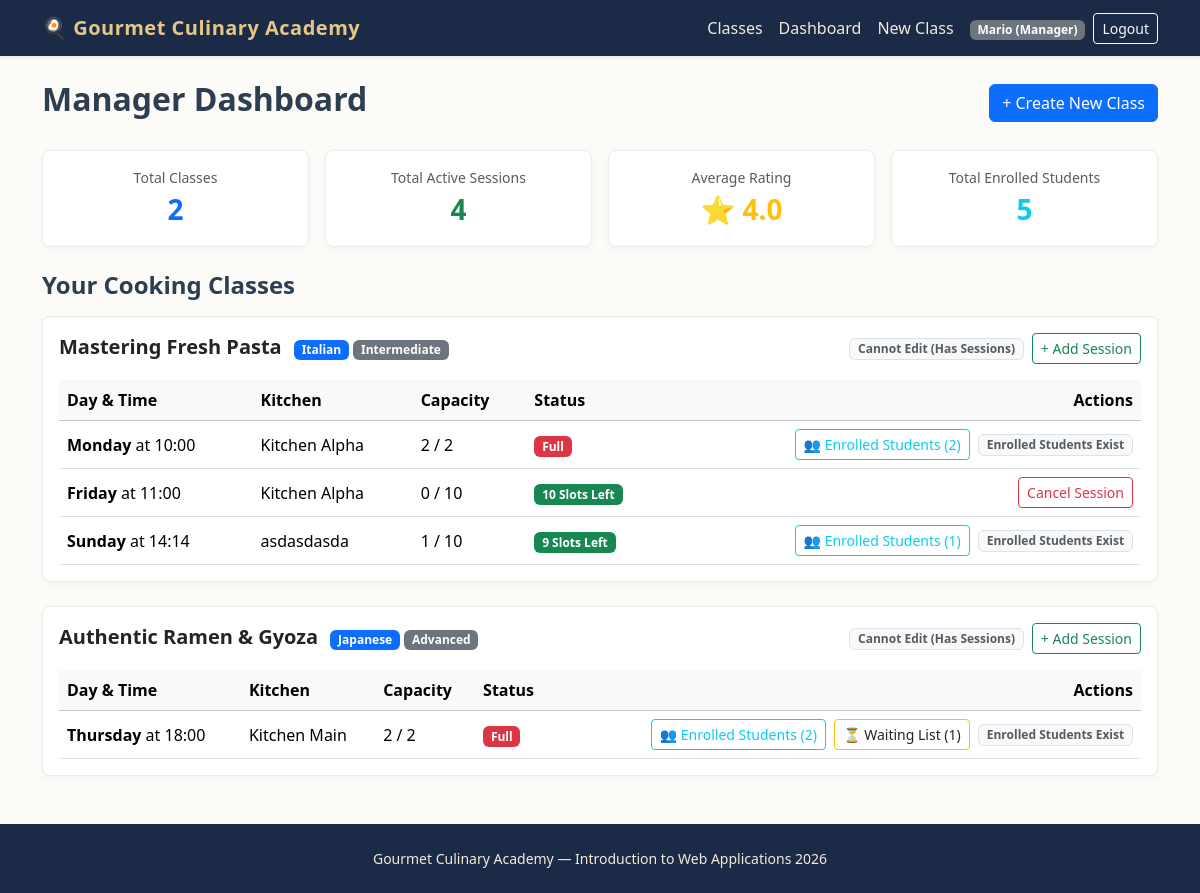
Before: /manager/dashboard (signed in) with the older database file.
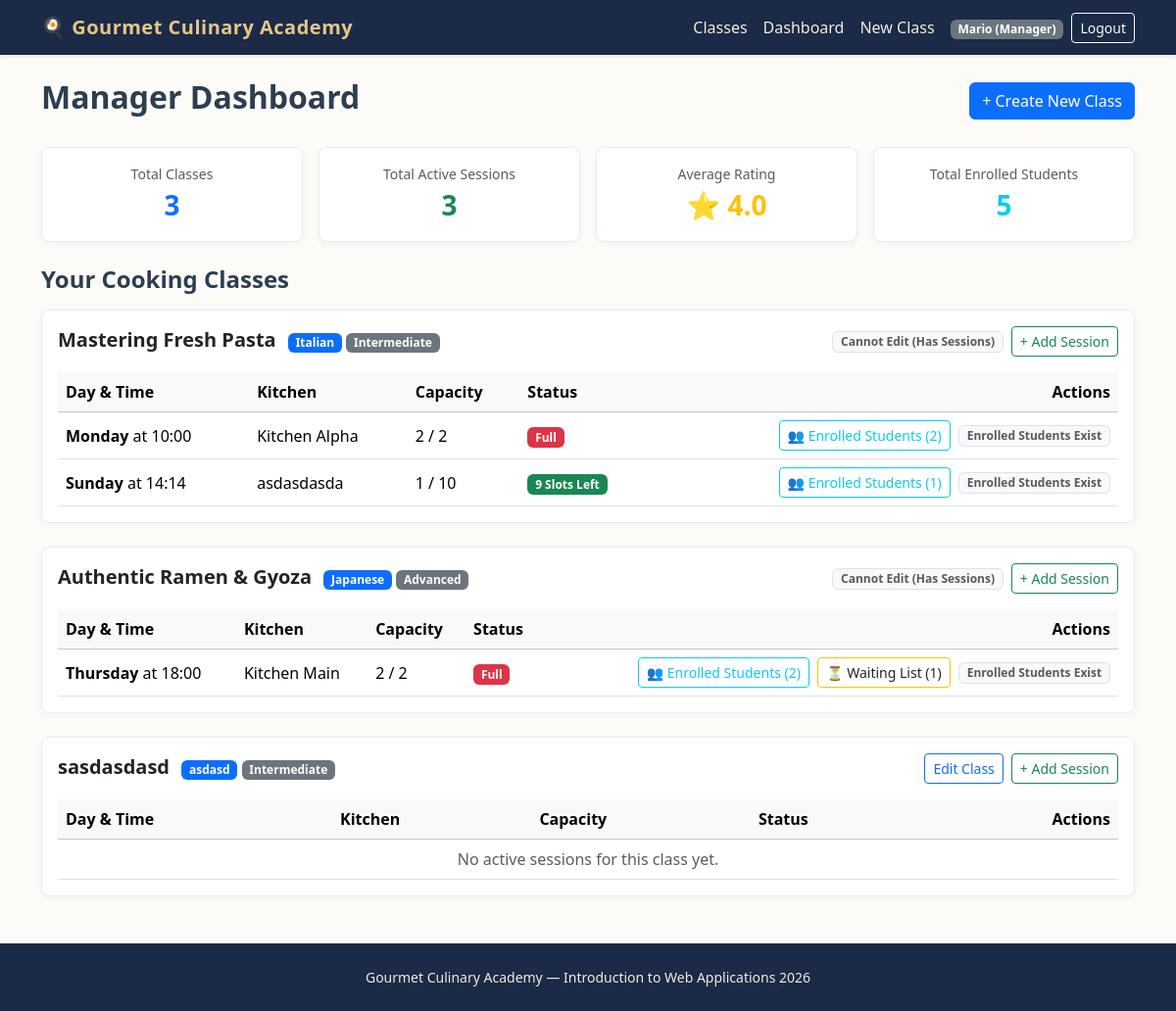
After: the same page with the newer database file.
### tables this page shows
CREATE TABLE users (
    id INTEGER PRIMARY KEY AUTOINCREMENT,
    email TEXT UNIQUE NOT NULL,
    first_name TEXT NOT NULL,
    last_name TEXT NOT NULL,
    password TEXT NOT NULL,
    role TEXT NOT NULL CHECK(role IN ('Manager', 'Student'))
);

CREATE TABLE cooking_classes (
    id INTEGER PRIMARY KEY AUTOINCREMENT,
    manager_id INTEGER NOT NULL,
    title TEXT NOT NULL UNIQUE,
    cuisine TEXT NOT NULL,
    difficulty TEXT NOT NULL CHECK(difficulty IN ('Beginner', 'Intermediate', 'Advanced')),
    duration INTEGER NOT NULL,
    dietary_category TEXT NOT NULL CHECK(dietary_category IN ('Standard', 'Vegetarian', 'Vegan', 'Gluten-free')),
    chef_name TEXT NOT NULL,
    ingredients TEXT NOT NULL, -- Virgülle ayrılmış en az 4 malzeme
    description TEXT NOT NULL,
    photo_1 TEXT NOT NULL,
    photo_2 TEXT NOT NULL,
    photo_3 TEXT NOT NULL,
    FOREIGN KEY (manager_id) REFERENCES users(id) ON DELETE CASCADE
);

CREATE TABLE class_sessions (
    id INTEGER PRIMARY KEY AUTOINCREMENT,
    class_id INTEGER NOT NULL,
    day_of_week TEXT NOT NULL CHECK(day_of_week IN ('Monday', 'Tuesday', 'Wednesday', 'Thursday', 'Friday', 'Saturday', 'Sunday')),
    start_time TEXT NOT NULL, -- HH:MM formatında
    kitchen_name TEXT NOT NULL,
    max_capacity INTEGER NOT NULL DEFAULT 10,
    FOREIGN KEY (class_id) REFERENCES cooking_classes(id) ON DELETE CASCADE
);

### routes/manager_routes.py (the view)
@manager_bp.route("/dashboard")
def dashboard():
    classes = get_manager_classes(current_user.id)
    stats = get_manager_statistics(current_user.id) or {}
    total_students = sum(
        s.get("enrolled_count", 0)
        for item in classes
        for s in item.get("sessions", [])
    )
    stats["total_students"] = total_students
    if "total_classes" not in stats:
        stats["total_classes"] = len(classes)
    if "total_sessions" not in stats:
        stats["total_sessions"] = sum(len(item.get("sessions", [])) for item in classes)
    return render_template("manager/dashboard.html", classes=classes, stats=stats)

### app.py (called while the page is built)
@app.after_request
def add_header(response):
    response.headers["Cache-Control"] = (
        "no-store, no-cache, must-revalidate, post-check=0, pre-check=0, max-age=0"
    )
    response.headers["Pragma"] = "no-cache"
    response.headers["Expires"] = "-1"
    return response

@login_manager.user_loader
def load_user(user_id):
    row = get_user_by_id(user_id)
    if row:
        return User(
            user_id=row["id"],
            email=row["email"],
            first_name=row["first_name"],
            last_name=row["last_name"],
            role=row["role"]
        )
    return None

### dao/user_dao.py (called while the page is built)
def get_user_by_id(user_id):
    conn = get_db()
    cursor = conn.cursor()
    cursor.execute("SELECT * FROM users WHERE id = ?", (user_id,))
    user = cursor.fetchone()
    close_db(conn)
    return user

### database/database.py (called while the page is built)
def get_db():
    conn = sqlite3.connect(DATABASE, timeout=10.0)
    conn.row_factory = sqlite3.Row
    conn.execute("PRAGMA foreign_keys = ON")
    return conn

### routes/manager_routes.py (called while the page is built)
@manager_bp.before_request
@login_required
def check_manager_role():
    if current_user.role != "Manager":
        flash("Access denied. Manager privileges required.", "danger")
        return redirect(url_for("home.index"))

### templates/manager/dashboard.html (shortened to what this page needs)
{% extends "base.html" %}
{% block content %}
<header class="d-flex justify-content-between align-items-center mb-4">
    <h1 class="h2 fw-bold">Manager Dashboard</h1>
    <a href="{{ url_for('manager.create_class') }}" class="btn btn-primary">+ Create New Class</a>
</header>
<section class="row g-3 mb-4">
    <article class="col-md-3">
        <div class="card card-culinary p-3 text-center">
            <span class="text-muted small">Total Classes</span>
            <span class="fs-3 fw-bold text-primary">{{ stats.total_classes }}</span>
        </div>
    </article>
    <article class="col-md-3">
        <div class="card card-culinary p-3 text-center">
            <span class="text-muted small">Total Active Sessions</span>
            <span class="fs-3 fw-bold text-success">{{ stats.total_sessions }}</span>
        </div>
    </article>
    <article class="col-md-3">
        <div class="card card-culinary p-3 text-center">
            <span class="text-muted small">Average Rating</span>
            <span class="fs-3 fw-bold text-warning">⭐ {{ "%.1f"|format(stats.avg_school_rating) if stats.avg_school_rating else 'N/A' }}</span>
        </div>
    </article>
    <article class="col-md-3">
        <div class="card card-culinary p-3 text-center">
            <span class="text-muted small">Total Enrolled Students</span>
            <span class="fs-3 fw-bold text-info">{{ stats.total_students }}</span>
        </div>
    </article>
</section>
<section>
    <h2 class="h4 fw-bold mb-3">Your Cooking Classes</h2>
    {% if classes %}
        {% for item in classes %}
            <article class="card card-culinary mb-4 p-3">
                <div class="d-flex justify-content-between align-items-center mb-3 flex-wrap gap-2">
                    <div>
                        <h3 class="h5 fw-bold mb-1 d-inline-block me-2">{{ item.class.title }}</h3>
                        <span class="badge bg-primary">{{ item.class.cuisine }}</span>
                        <span class="badge bg-secondary">{{ item.class.difficulty }}</span>
                    </div>
                    <div class="d-flex gap-2">
                        {% if item.can_edit %}
                            <a href="{{ url_for('manager.edit_class', class_id=item.class.id) }}" class="btn btn-sm btn-outline-primary">Edit Class</a>
                        {% else %}
                            <span class="badge bg-light text-muted border align-self-center">Cannot Edit (Has Sessions)</span>
                        {% endif %}
                        <a href="{{ url_for('manager.create_session', class_id=item.class.id) }}" class="btn btn-sm btn-outline-success">+ Add Session</a>
                    </div>
                </div>
                <div class="table-responsive">
                    <table class="table table-hover align-middle mb-0">
                        <thead class="table-light">
                            <tr>
                                <th>Day & Time</th>
                                <th>Kitchen</th>
                                <th>Capacity</th>
                                <th>Status</th>
                                <th class="text-end">Actions</th>
                            </tr>
                        </thead>
                        <tbody>
                            {% for s in item.sessions %}
                                <tr>
                                    <td><strong>{{ s.day_of_week }}</strong> at {{ s.start_time[:5] if s.start_time else s.start_time }}</td>
                                    <td>{{ s.kitchen_name }}</td>
                                    <td>{{ s.enrolled_count }} / {{ s.max_capacity }}</td>
                                    <td>
                                        {% if s.enrolled_count == s.max_capacity %}
                                            <span class="badge bg-danger">Full</span>
                                        {% else %}
                                            <span class="badge bg-success">{{ s.available_slots }} Slots Left</span>
                                        {% endif %}
                                    </td>
                                    <td class="text-end">
                                        {% if s.enrolled_count > 0 %}
                                            <button type="button" class="btn btn-sm btn-outline-info me-1" data-bs-toggle="modal" data-bs-target="#studentsModal{{ s.id }}">
                                                👥 Enrolled Students ({{ s.enrolled_count }})
                                            </button>
                                        {% endif %}
                                        {% if s.waiting_students and s.waiting_students|length > 0 %}
                                            <button type="button" class="btn btn-sm btn-outline-warning text-dark me-1" data-bs-toggle="modal" data-bs-target="#studentsModal{{ s.id }}">
                                                ⏳ Waiting List ({{ s.waiting_students|length }})
                                            </button>
                                        {% endif %}
                                        {% if s.enrolled_count == 0 %}
                                            <form action="{{ url_for('manager.cancel_session', session_id=s.id) }}" method="POST" class="d-inline">
                                                <button type="submit" class="btn btn-sm btn-outline-danger" onclick="return confirm('Are you sure you want to cancel this session?')">Cancel Session</button>
                                            </form>
                                        {% else %}
                                            <span class="badge bg-light text-muted border">Enrolled Students Exist</span>
                                        {% endif %}
                                    </td>
                                </tr>
                            {% else %}
                                <tr>
                                    <td colspan="5" class="text-muted text-center py-2">No active sessions for this class yet.</td>
                                </tr>
                            {% endfor %}
                        </tbody>
                    </table>
                </div>
            </article>
        {% endfor %}
    {% endif %}
</section>
{% endblock %}

### templates/base.html (shortened to what this page needs)
<!DOCTYPE html>
<html lang="en">
<head>
    <link href="https://cdn.jsdelivr.net/npm/bootstrap@5.3.3/dist/css/bootstrap.min.css" rel="stylesheet">
    <link rel="stylesheet" href="{{ url_for('static', filename='css/style.css') }}">
</head>
<body>
    <header>
        <nav class="navbar navbar-expand-lg navbar-dark bg-culinary shadow-sm">
            <div class="container">
                <a class="navbar-brand" href="{{ url_for('home.index') }}">🍳 Gourmet Culinary Academy</a>
                <section class="collapse navbar-collapse" id="mainNav">
                    <ul class="navbar-nav ms-auto align-items-center">
                        <li class="nav-item">
                            <a class="nav-link" href="{{ url_for('home.index') }}">Classes</a>
                        </li>
                        {% if current_user.is_authenticated %}
                            {% if current_user.role == 'Manager' %}
                                <li class="nav-item">
                                    <a class="nav-link" href="{{ url_for('manager.dashboard') }}">Dashboard</a>
                                </li>
                                <li class="nav-item">
                                    <a class="nav-link" href="{{ url_for('manager.create_class') }}">New Class</a>
                                </li>
                            {% else %}
                                <li class="nav-item">
                                    <a class="nav-link" href="{{ url_for('student.profile') }}">My Profile</a>
                                </li>
                            {% endif %}
                            <li class="nav-item ms-lg-2">
                                <span class="badge bg-secondary">{{ current_user.first_name }} ({{ current_user.role }})</span>
                            </li>
                            <li class="nav-item ms-lg-2">
                                <a class="btn btn-sm btn-outline-light" href="{{ url_for('auth.logout') }}">Logout</a>
                            </li>
                        {% endif %}
                    </ul>
                </section>
            </div>
        </nav>
    </header>
    <main class="container py-4">
        {% block content %}{% endblock %}
    </main>
    <footer class="site-footer text-center py-4 mt-auto">
        <div class="container">
            <p class="mb-0 small">Gourmet Culinary Academy — Introduction to Web Applications 2026</p>
        </div>
    </footer>
</body>
</html>

### static/css/style.css (style rules this page uses)
body { background-color: #fdfbf7; color: #2c3e50; font-family: "Segoe UI", Tahoma, Geneva, Verdana, sans-serif; min-height: 100vh; display: flex; flex-direction: column; }
main { flex: 1; }
.bg-culinary { background-color: #1b2a47; }
.navbar-dark .navbar-brand { color: #e6c687; font-weight: 700; letter-spacing: 0.5px; }
.navbar-dark .nav-link { color: #f4ebd9; }
.card-culinary { border: 1px solid #e9ecef; border-radius: 8px; transition: transform 0.15s ease, box-shadow 0.15s ease; box-shadow: 0 2px 6px rgba(0,0,0,0.04); }
.site-footer { background-color: #1b2a47; color: #f4ebd9; }

Changed rows visible on the page:
removed class_sessions: day_of_week "Friday", start_time "11:00", kitchen_name "Kitchen Alpha", enrolled_count "0", max_capacity "10", available_slots "10", shown under "Mastering Fresh Pasta"
added cooking_classes: class "sasdasdasd", class.cuisine "asdasd", class.difficulty "Intermediate"
Other visible differences:
{{ stats.total_classes }}: "2" → "3"
{{ stats.total_sessions }}: "4" → "3"
new list line: "Edit Class + Add Session Day & Time Kitchen Capacity Status Actions No active sessions for this class yet."
